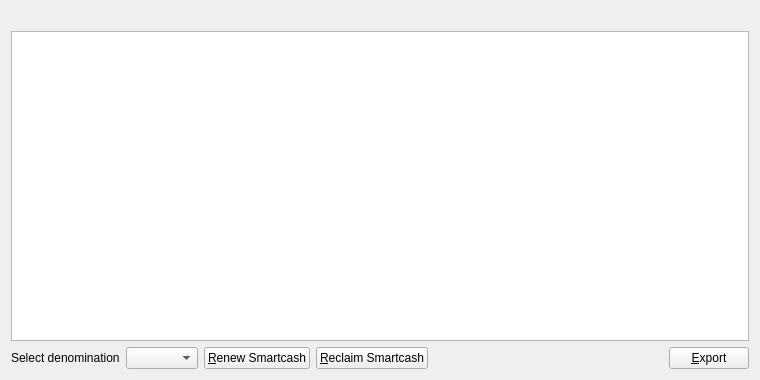
<?xml version="1.0" encoding="UTF-8"?>
<ui version="4.0">
 <class>ZerocoinPage</class>
 <widget class="QWidget" name="ZerocoinPage">
  <property name="geometry">
   <rect>
    <x>0</x>
    <y>0</y>
    <width>760</width>
    <height>380</height>
   </rect>
  </property>
  <layout class="QVBoxLayout" name="verticalLayout">
   <item>
    <widget class="QLabel" name="labelExplanation">
     <property name="textFormat">
      <enum>Qt::PlainText</enum>
     </property>
     <property name="wordWrap">
      <bool>true</bool>
     </property>
    </widget>
   </item>
   <item>
    <widget class="QTableView" name="tableView">
     <property name="contextMenuPolicy">
      <enum>Qt::CustomContextMenu</enum>
     </property>
     <property name="toolTip">
      <string>Right-click to edit address or label</string>
     </property>
     <property name="tabKeyNavigation">
      <bool>false</bool>
     </property>
     <property name="alternatingRowColors">
      <bool>true</bool>
     </property>
     <property name="selectionMode">
      <enum>QAbstractItemView::SingleSelection</enum>
     </property>
     <property name="selectionBehavior">
      <enum>QAbstractItemView::SelectRows</enum>
     </property>
     <property name="sortingEnabled">
      <bool>true</bool>
     </property>
     <attribute name="verticalHeaderVisible">
      <bool>false</bool>
     </attribute>
    </widget>
   </item>
   <item>
    <layout class="QHBoxLayout" name="horizontalLayout">
     <item>
      <widget class="QLabel" name="denomination">
       <property name="text">
        <string>Select denomination</string>
       </property>
      </widget>
     </item>
     <item>
      <widget class="QComboBox" name="zerocoinAmount"/>
     </item>
     <item>
      <widget class="QPushButton" name="zerocoinMintButton">
       <property name="toolTip">
        <string>Renew Smartcash</string>
       </property>
       <property name="text">
        <string>&amp;Renew Smartcash</string>
       </property>
       <property name="icon">
        <iconset>
         <normaloff>../res/icons/add.png</normaloff>../res/icons/add.png</iconset>
       </property>
       <property name="autoDefault">
        <bool>false</bool>
       </property>
      </widget>
     </item>
     <item>
      <widget class="QPushButton" name="zerocoinSpendButton">
       <property name="toolTip">
        <string>Reclaim Smartcash</string>
       </property>
       <property name="text">
        <string>&amp;Reclaim Smartcash</string>
       </property>
       <property name="icon">
        <iconset>
         <normaloff>../res/icons/edit.png</normaloff>../res/icons/edit.png</iconset>
       </property>
       <property name="autoDefault">
        <bool>false</bool>
       </property>
      </widget>
     </item>
     <item>
      <spacer name="horizontalSpacer">
       <property name="orientation">
        <enum>Qt::Horizontal</enum>
       </property>
       <property name="sizeHint" stdset="0">
        <size>
         <width>40</width>
         <height>20</height>
        </size>
       </property>
      </spacer>
     </item>
     <item>
      <widget class="QPushButton" name="exportButton">
       <property name="toolTip">
        <string>Export the data in the current tab to a file</string>
       </property>
       <property name="text">
        <string>&amp;Export</string>
       </property>
       <property name="icon">
        <iconset>
         <normaloff>../res/icons/export.png</normaloff>../res/icons/export.png</iconset>
       </property>
       <property name="autoDefault">
        <bool>false</bool>
       </property>
      </widget>
     </item>
    </layout>
   </item>
  </layout>
 </widget>
 <resources/>
 <connections/>
</ui>
